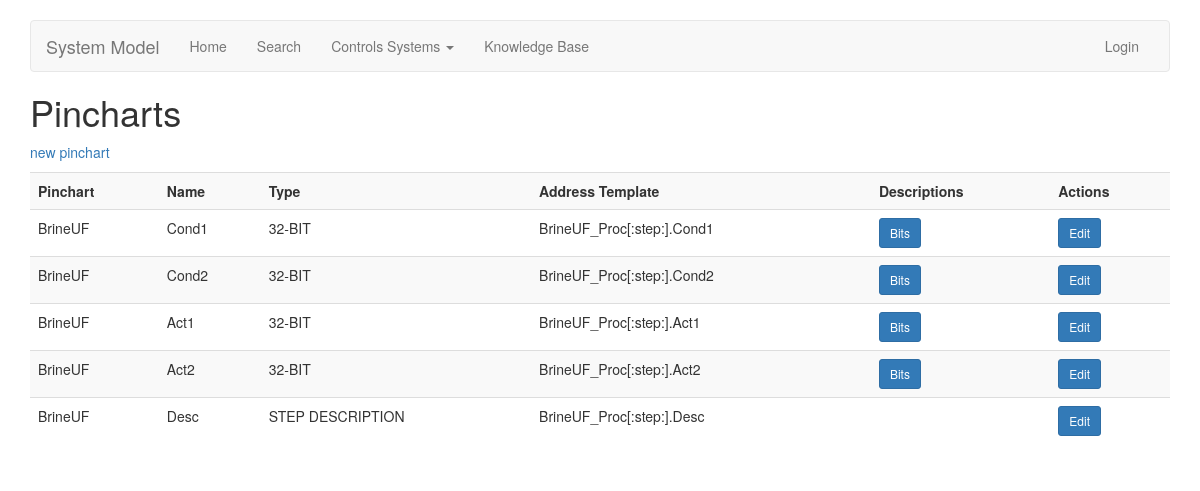
The page /pinchart/word/index/ on the database its author committed.
### pinchart/models.py (models this page shows, shortened)
class Word(models.Model):
    TYPE_CHOICES = [
        ('BOOL', 'BOOL'),
        ('32-BIT', '32-BIT'),
        ('DINT', 'DINT'),
        ('REAL', 'REAL'),
        ('STRING', 'STRING'),
        ('INT', 'INT'),
        ('16-BIT', '16-BIT'),
        ('STEP DESCRIPTION', 'STEP DESCRIPTION'),
    ]
    objects = managers.WordManager()
    pinchart = models.ForeignKey(Pinchart, on_delete=models.CASCADE)
    name = models.CharField(max_length=82) # word or variable name
    type = models.CharField(choices=TYPE_CHOICES, default='DINT', max_length=30)
    address_template = models.CharField(verbose_name="Address Template", max_length=1024)
    class Meta:
        unique_together = ("pinchart", "name")

class Pinchart(models.Model):
    objects = managers.PinchartManager()
    customer = models.IntegerField(default=0)
    name = models.CharField(max_length=256)
    description = models.CharField(max_length=1024, blank=True, null=True)
    controller_ipaddress = models.GenericIPAddressField(verbose_name="Controller IP Address",
                                                        protocol='IPv4')
    controller_slot = models.IntegerField(verbose_name="Controller Slot #")
    locked = models.BooleanField(verbose_name="Locked for Editing", default=False)
    array_length = models.IntegerField(verbose_name="PLC Array Length")
    class Meta:
        unique_together = ("customer", "name")

### pinchart/views.py (the view)
# urls.py: path('word/index/', views.WordListView.as_view(), name='word-list'),
class WordListView(ListView):
    model = models.Word

### templates/pinchart/word_list.html
{% extends 'pinchart/base.html' %}
{% block headline %}Pincharts{% endblock headline %}
{% block content %}
	<p class='hidden-print'><a href="#">new pinchart</a></p>
	{% if not object_list %}
		<p><i>no words yet.</i></p>
	{% else %}
		<table class="table table-striped">
			<tr>
                <th>Pinchart</th>
                <th>Name</th>
                <th>Type</th>
                <th>Address Template</th>
                <th>Descriptions</th>
                <th>Actions</th>
            </tr>
            {% for i in object_list %}
                <tr>
                    <td>{{ i.pinchart.name }}</td>
                    <td>{{ i.name }}</td>
                    <td>{{ i.type }}</td>
                    <td>{{ i.address_template }}</td>
                    {% if i.type == "32-BIT" or i.type == "16-BIT" %}
                        <td>
                            <a href="#" class="btn btn-primary btn-sm" role="button" aria-pressed="False">Bits</a>
                        </td>
                    {% else %}
                        <td></td>
                    {% endif %}
                    <td>
						<a href="#" class="btn btn-primary btn-sm" role="button" aria-pressed="False">Edit</a>
					</td>
                </tr>
            {% endfor %}
		</table>
	{% endif %}
{% endblock %}

### templates/pinchart/base.html (style rules this page uses)
body { padding-top: 20px; padding-bottom: 20px; }

### rows shown on the page
Word: pinchart.name "BrineUF", name "Cond1", type "32-BIT", address_template "BrineUF_Proc[:step:].Cond1", shows "Bits"
Word: pinchart.name "BrineUF", name "Cond2", type "32-BIT", address_template "BrineUF_Proc[:step:].Cond2", shows "Bits"
Word: pinchart.name "BrineUF", name "Act1", type "32-BIT", address_template "BrineUF_Proc[:step:].Act1", shows "Bits"
Word: pinchart.name "BrineUF", name "Act2", type "32-BIT", address_template "BrineUF_Proc[:step:].Act2", shows "Bits"
Word: pinchart.name "BrineUF", name "Desc", type "STEP DESCRIPTION", address_template "BrineUF_Proc[:step:].Desc"
